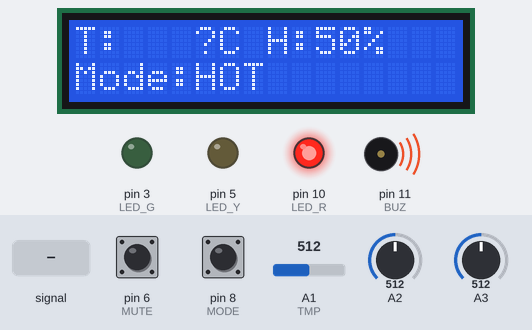
This sketch was run on a simulated Arduino Uno, built with avr-gcc and run on an emulated ATmega328P. Parts: 16×2 character LCD, output pins drawn as LEDs (lit = HIGH), buzzer (waves = sounding). The inputs (shaded band) are chosen by the test bench; at power-on: A1 (TMP) = 512, pin 6 (MUTE) HIGH, pin 8 (MODE) HIGH, A2 = 512, A3 = 512.

Above: at 1.99 s.
2.0 s: A1 (TMP) set to 177
3.5 s: A1 (TMP) set to 146
At 4.3 s:
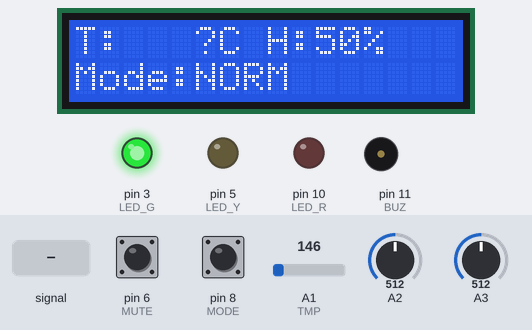
5.0 s: pin 6 (MUTE) pulled LOW for 0.15 s
At 6.4 s:
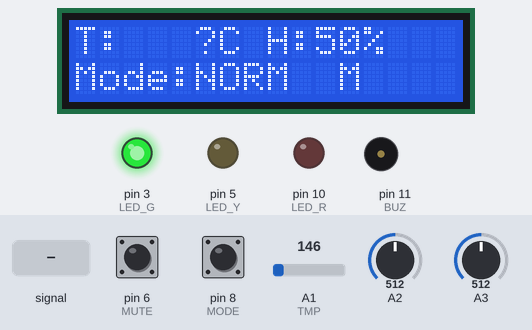
6.7 s: pin 8 (MODE) pulled LOW for 0.15 s
At 7.4 s:
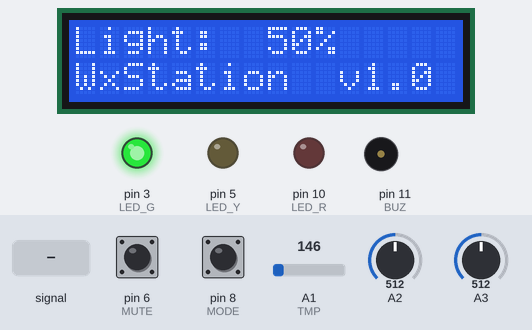
8.4 s: A2 fed a 200 Hz sine of ±255 counts around its level
At 9.9 s:
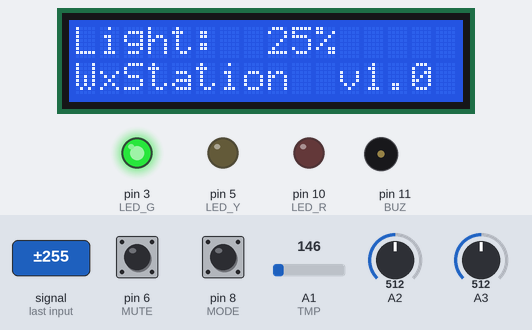
10.1 s: A2 set to 390
At 11.1 s:
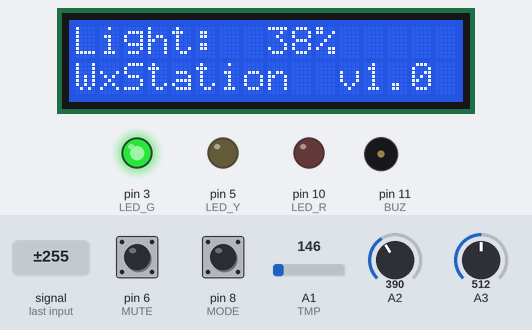
Timing chart, 0 to 12.7 s (numbered marks = the images above; inputs shaded):
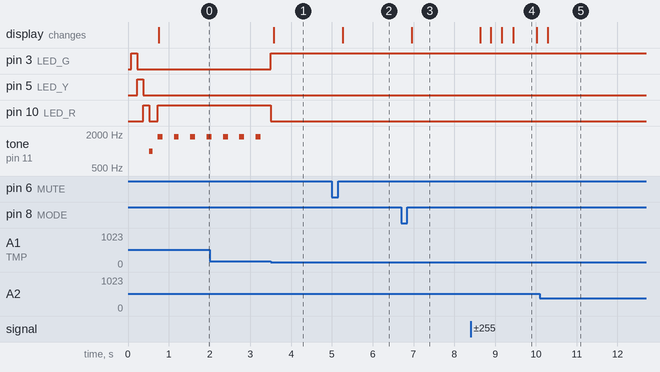

The sketch:

weather_station.ino
```cpp
// Метеостанция Weather, Arduino Uno (Шахов С.Ю., ИС-43к)
#include <Adafruit_LiquidCrystal.h>

const int TMP = A1, HUM = A3, LDR = A2;
const int LED_G = 3, LED_Y = 5, LED_R = 10, BUZ = 11, MUTE = 6, MODE = 8;
const float COLD_T = 15.0, HOT_T = 28.0;
const int NORM = 0, COLD = 1, HOT = 2;
int st = NORM, last = NORM, page = 0;
bool muted = false, pMute = HIGH, pMode = HIGH;
unsigned long tBeep = 0, tLcd = 0;
Adafruit_LiquidCrystal lcd(0);

float tempC() {
  float mv = analogRead(TMP) * 5000.0 / 1023.0;
  return (mv - 500.0) / 10.0;
}

int pct(int pin) {
  return constrain(map(analogRead(pin), 0, 1023, 0, 100), 0, 100);
}

int classify(float t) {
  if (t < COLD_T) return COLD;
  if (t > HOT_T) return HOT;
  return NORM;
}

const char* name(int s) {
  if (s == COLD) return "COLD";
  if (s == HOT) return "HOT";
  return "NORM";
}

void setLeds(int s) {
  digitalWrite(LED_G, s == NORM); digitalWrite(LED_Y, s == COLD); digitalWrite(LED_R, s == HOT);
}

void show(float t, int h, int light) {
  char a[17], b[17];
  if (page == 0) {
    snprintf(a, 17, "T:%4.1fC H:%2d%%   ", t, h);
    snprintf(b, 17, muted ? "Mode:%-4s  M    " : "Mode:%-4s       ", name(st));
  } else {
    snprintf(a, 17, "Light: %3d%%    ", light);
    snprintf(b, 17, "WxStation  v1.0");
  }
  lcd.setCursor(0, 0); lcd.print(a);
  lcd.setCursor(0, 1); lcd.print(b);
}

bool edge(bool now, bool& prev) {
  bool e = (prev == HIGH && now == LOW); prev = now; return e;
}

void setup() {
  pinMode(LED_G, OUTPUT); pinMode(LED_Y, OUTPUT); pinMode(LED_R, OUTPUT);
  pinMode(BUZ, OUTPUT); pinMode(MUTE, INPUT_PULLUP); pinMode(MODE, INPUT_PULLUP);
  lcd.begin(16, 2); lcd.setBacklight(1); lcd.print("Weather v1.0");
  digitalWrite(LED_G, 1); delay(150); digitalWrite(LED_G, 0);
  digitalWrite(LED_Y, 1); delay(150); digitalWrite(LED_Y, 0);
  digitalWrite(LED_R, 1); delay(150); digitalWrite(LED_R, 0);
  tone(BUZ, 1000, 80); delay(200); lcd.clear(); setLeds(NORM);
}

void loop() {
  float t = tempC(); int h = pct(HUM), light = pct(LDR); st = classify(t);
  if (edge(digitalRead(MUTE), pMute)) muted = !muted;
  if (edge(digitalRead(MODE), pMode)) page = 1 - page;
  if (st != last) last = st;
  setLeds(st);
  if (muted || st != HOT) noTone(BUZ);
  else if (millis() - tBeep >= 400) { tone(BUZ, 1800, 120); tBeep = millis(); }
  if (millis() - tLcd >= 250) { show(t, h, light); tLcd = millis(); }
}
```

Measured:
- the behaviour switches between 160 and 159 on A1 (TMP) (found by bisection; images 0 and 1)
- after the input at 3.5 s, pin 3 (LED_G): LOW → HIGH at once; pin 10 (LED_R): HIGH → LOW at once; tone on pin 11 (BUZ): stops changing and stays silent; the display: changes after 0.07 s (image 1)
- after the input at 5.0 s, the display: changes after 0.27 s (image 2)
- after the input at 6.7 s, the display: changes after 0.25 s (image 3)
- after the input at 8.4 s, the display: first changes after 0.23 s (image 4 shows a later state)
- by itself, tone on pin 11 (BUZ): alternates 1800 Hz for 0.12 s and silent for 0.28 s
- what the display in image 4 shows lasts 0.6 s, from 9.4 s to 10.0 s
